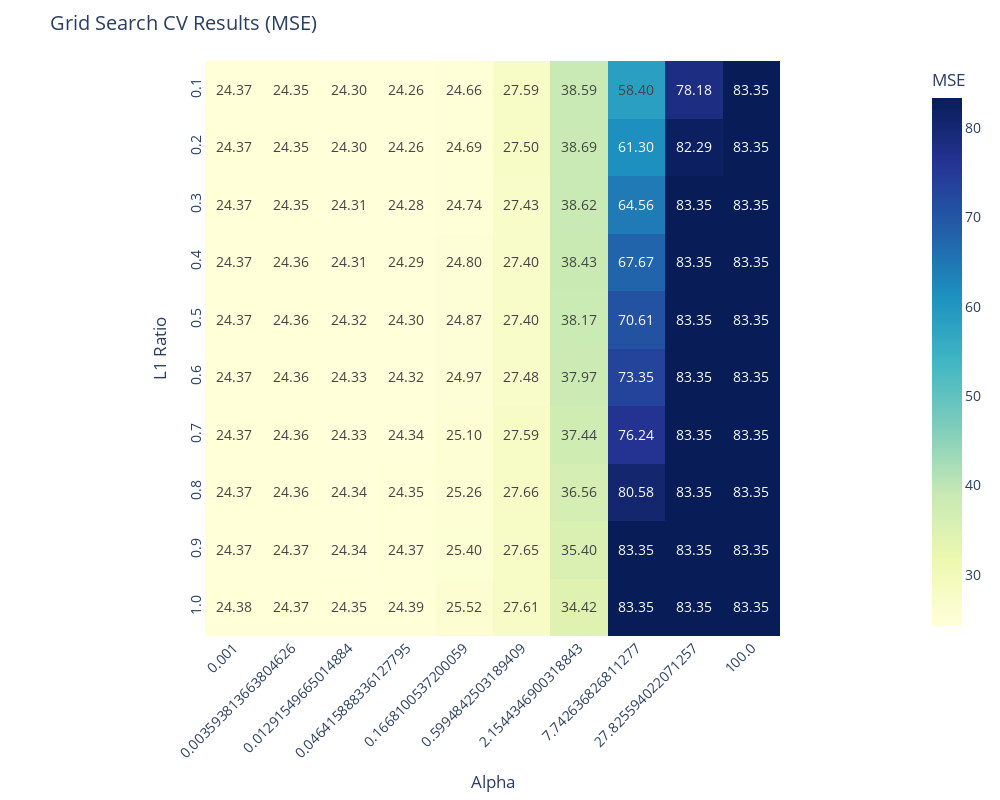

Notebook cell for this chart:
### Code cell
# Convert grid results to DataFrame
results_df = pd.DataFrame(grid_search.cv_results_)

# Pivot table for heatmap
heatmap_data = results_df.pivot_table(
    index='param_l1_ratio'
    , columns='param_alpha'
    , values='mean_test_score'
)

# Convert scores from negative MSE to positive
heatmap_data = -1 * heatmap_data

# Plotly Express heatmap
fig = px.imshow(
    heatmap_data, width=1000, height=800
    , labels={"color": "MSE"}
    , x=heatmap_data.columns.astype(str)  # Convert alpha values to strings for cleaner display
    , y=heatmap_data.index.astype(str)   # Convert l1_ratio values to strings for cleaner display
    , color_continuous_scale="YlGnBu"
    , text_auto=".2f"
)

# Add title and labels
fig.update_layout(
    title="Grid Search CV Results (MSE)"
    , xaxis_title="Alpha"
    , yaxis_title="L1 Ratio"
    , font=dict(size=14)
    , xaxis=dict(tickangle=-45)  # Rotate x-axis labels to avoid overlap
    , yaxis=dict(tickangle=-90)
)

# Show the figure
fig.show()

### Figure 1 — Plotly figure (JSON) as saved in the notebook; plotly's stock layout.template omitted (floating-point values rounded to 4 significant figures)
{"data": [{"coloraxis": "coloraxis", "hovertemplate": "param_alpha: %{x}<br>param_l1_ratio: %{y}<br>MSE: %{z}<extra></extra>", "name": "0", "texttemplate": "%{z:.2f}", "type": "heatmap", "x": ["0.001", "0.003593813663804626", "0.01291549665014884", "0.046415888336127795", "0.1668100537200059", "0.5994842503189409", "2.1544346900318843", "7.742636826811277", "27.825594022071257", "100.0"], "xaxis": "x", "y": ["0.1", "0.2", "0.3", "0.4", "0.5", "0.6", "0.7", "0.8", "0.9", "1.0"], "yaxis": "y", "z": [[24.37, 24.35, 24.3, 24.26, 24.66, 27.59, 38.59, 58.4, 78.18, 83.35], [24.37, 24.35, 24.3, 24.26, 24.69, 27.5, 38.69, 61.3, 82.29, 83.35], [24.37, 24.35, 24.31, 24.28, 24.74, 27.43, 38.62, 64.56, 83.35, 83.35], [24.37, 24.36, 24.31, 24.29, 24.8, 27.4, 38.43, 67.67, 83.35, 83.35], [24.37, 24.36, 24.32, 24.3, 24.87, 27.4, 38.17, 70.61, 83.35, 83.35], [24.37, 24.36, 24.33, 24.32, 24.97, 27.48, 37.97, 73.35, 83.35, 83.35], [24.37, 24.36, 24.33, 24.34, 25.1, 27.59, 37.44, 76.24, 83.35, 83.35], [24.37, 24.36, 24.34, 24.35, 25.26, 27.66, 36.56, 80.58, 83.35, 83.35], [24.37, 24.37, 24.34, 24.37, 25.4, 27.65, 35.4, 83.35, 83.35, 83.35], [24.38, 24.37, 24.35, 24.39, 25.52, 27.61, 34.42, 83.35, 83.35, 83.35]]}], "layout": {"coloraxis": {"colorbar": {"title": {"text": "MSE"}}, "colorscale": [[0, "rgb(255,255,217)"], [0.125, "rgb(237,248,177)"], [0.25, "rgb(199,233,180)"], [0.375, "rgb(127,205,187)"], [0.5, "rgb(65,182,196)"], [0.625, "rgb(29,145,192)"], [0.75, "rgb(34,94,168)"], [0.875, "rgb(37,52,148)"], [1, "rgb(8,29,88)"]]}, "font": {"size": 14}, "height": 800, "margin": {"t": 60}, "title": {"text": "Grid Search CV Results (MSE)"}, "width": 1000, "xaxis": {"anchor": "y", "constrain": "domain", "domain": [0, 1], "scaleanchor": "y", "tickangle": -45, "title": {"text": "Alpha"}}, "yaxis": {"anchor": "x", "autorange": "reversed", "constrain": "domain", "domain": [0, 1], "tickangle": -90, "title": {"text": "L1 Ratio"}}}}
